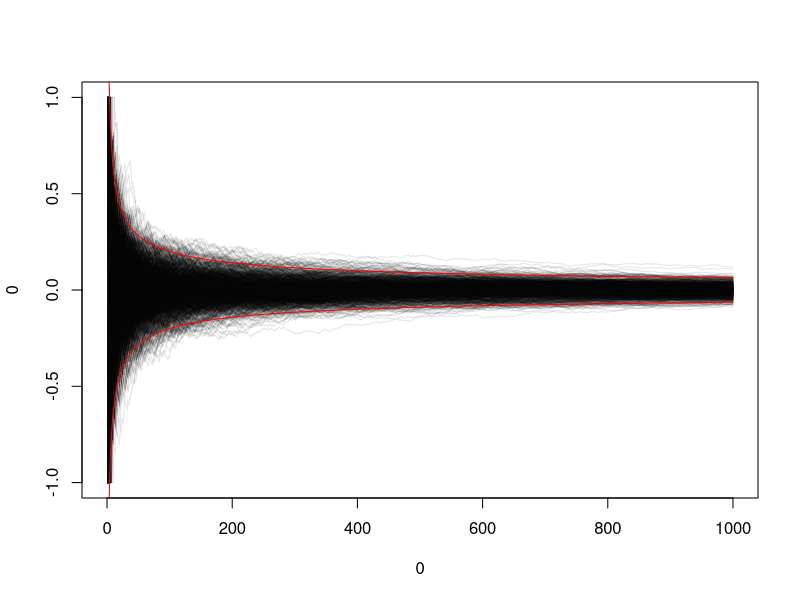

This chart was generated by the following R code:
## ---- chunk 1
nsam = 1000
nreps = 1000
X = c(-1,1)
muX = mean(X)
varX = sum((X-muX)^2)/length(X)
x = matrix(sample(c(-1,1),nsam*nreps,T),nreps)
xsum = apply(x,1,cumsum)
mymax = 1 #max(abs(xsum))
plot(0,0,type="n",xlim=c(0,nsam),ylim=c(-mymax,mymax))
for(i in 1:nreps){
  lines(1:nsam,xsum[,i]/1:nsam,col=rgb(0,0,0,0.1))
}
t = 1:nsam
lines(t,2*varX/sqrt(t),col="red")
lines(t,-2*varX/sqrt(t),col="red")
print(xsum[,1]/1:nsam)
